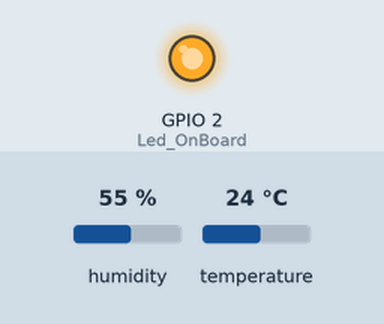
The sketch below on a simulated ESP8266 (NodeMCU). Parts: output pins drawn as LEDs (lit = HIGH). Inputs (shaded band) come from the test bench; at power-on: humidity 55 %, temperature 24 °C. WiFi joins after 1.5 s; servers stay silent unless stated; uploads are accepted with an empty reply; what the sketch prints to the serial monitor is not drawn.

Above: at 5.1 s.
At 9.2 s:
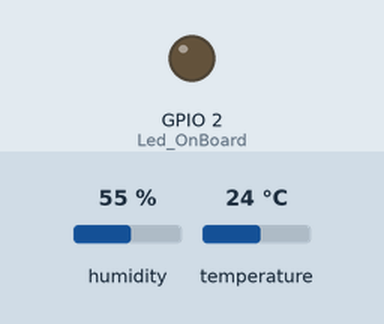
Timing chart, 0 to 13.2 s (numbered marks = the images above):
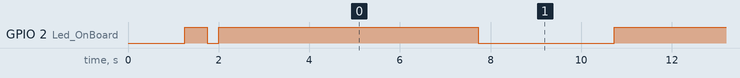

The sketch:

iot_dht_v3.ino
```cpp
#include <ESP8266WiFi.h>
#include <ESP8266HTTPClient.h>
#include <WiFiClient.h>

#include "DHT.h"
#define DHTPIN 0 //D3
#define DHTTYPE DHT11
DHT dht(DHTPIN, DHTTYPE);

int Led_OnBoard = 2;

const char *ssid = "Azimi";         // Your wifi Name
const char *password = "bismillah"; // Your wifi Password
const char *serverName = "http://dht.spairum.com/insertDB_B.php";

String apiKeyValue = "tPmAT5Ab3j7F9";

void setup()
{
  // put your setup code here, to run once:
  delay(1000);
  pinMode(Led_OnBoard, OUTPUT);
  Serial.begin(115200);
  WiFi.begin(ssid, password);
  Serial.println("Connecting");
  while (WiFi.status() != WL_CONNECTED)
  {
    digitalWrite(Led_OnBoard, LOW);
    delay(250);
    Serial.print(".");
    digitalWrite(Led_OnBoard, HIGH);
    delay(500);
  }
  Serial.println("");
  Serial.print("Connected to WiFi network with IP Address: ");
  Serial.println(WiFi.localIP());

  Serial.println(F("DHTxx test!"));
  dht.begin();
}

void loop()
{
  delay(1000);
  // put your main code here, to run repeatedly:
  int h = dht.readHumidity();
  // Read temperature as Celsius (the default)
  int t = dht.readTemperature();
  // Read temperature as Fahrenheit (isFahrenheit = true)
  float f = dht.readTemperature(true);
  // Check if any reads failed and exit early (to try again).
  if (isnan(h) || isnan(t) || isnan(f))
  {
    Serial.println(F("Failed to read from DHT sensor!"));
    return;
  }

  // Compute heat index in Fahrenheit (the default)
  float hif = dht.computeHeatIndex(f, h);
  // Compute heat index in Celsius (isFahreheit = false)
  float hic = dht.computeHeatIndex(t, h, false);

  if (WiFi.status() == WL_CONNECTED)
  {
    HTTPClient http;

    // Your Domain name with URL path or IP address with path
    http.begin(serverName);

    // Specify content-type header
    http.addHeader("Content-Type", "application/x-www-form-urlencoded");

    // Prepare your HTTP POST request data
    String httpRequestData = "api_key=" + apiKeyValue + "&sensor=" + String(t) + "&location=" + String(h) + "&value1=" + String(hic) + "";
    Serial.print("httpRequestData: ");
    Serial.println(httpRequestData);

    // You can comment the httpRequestData variable above
    // then, use the httpRequestData variable below (for testing purposes without the BME280 sensor)
    //String httpRequestData = "api_key=tPmAT5Ab3j7F9&sensor=BME280&location=Office&value1=24.75&value2=49.54&value3=1005.14";

    // Send HTTP POST request
    int httpResponseCode = http.POST(httpRequestData);

    // If you need an HTTP request with a content type: text/plain
    //http.addHeader("Content-Type", "text/plain");
    //int httpResponseCode = http.POST("Hello, World!");

    // If you need an HTTP request with a content type: application/json, use the following:
    //http.addHeader("Content-Type", "application/json");
    //int httpResponseCode = http.POST("{\"value1\":\"19\",\"value2\":\"67\",\"value3\":\"78\"}");

    if (httpResponseCode > 0)
    {
      Serial.print("HTTP Response code: ");
      Serial.println(httpResponseCode);
    }
    else
    {
      Serial.print("Error code: ");
      Serial.println(httpResponseCode);
    }
    // Free resources
    http.end();
  }
  else
  {
    Serial.println("WiFi Disconnected");
  }
  delay(4000); //Here there is 4 seconds delay plus 1 second delay below, so Post Data at every 5 seconds
  digitalWrite(Led_OnBoard, LOW);
  delay(3000);
  digitalWrite(Led_OnBoard, HIGH);
}
```

Measured:
- by itself, GPIO 2 (Led_OnBoard): repeats every 8.7 s: HIGH 5.7 s, LOW 3.0 s
